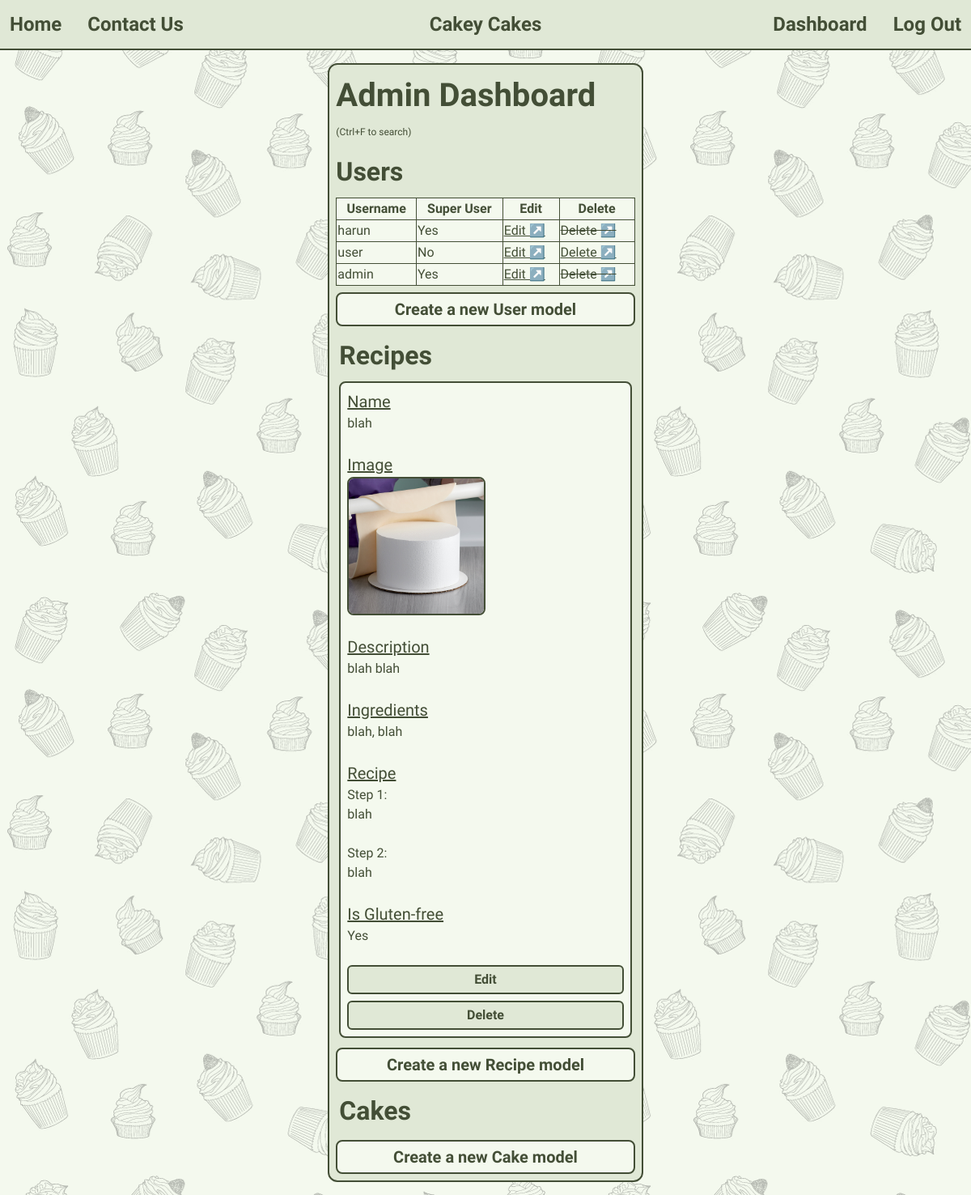
Screenshot of /dashboard (signed in) with the database file from the repository.
### mainapp/models.py (models this page shows, shortened)
class User(AbstractUser):
    cakes = MultiSelectField(
        choices=[(cake.id, cake.name) for cake in Cake.objects.all()],
        null=True,
    )
    recipes = MultiSelectField(
        choices=[(recipe.id, recipe.name) for recipe in Recipe.objects.all()],
        null=True,
    )
    pass

class Recipe(models.Model):
    name = models.CharField(max_length=225)
    description = models.TextField()
    ingredients = models.TextField()
    recipe = models.TextField()
    gluten_free = models.BooleanField()
    image_link = models.CharField(max_length=225, default='images/placeholder_cake.jpg')

### mainapp/views.py (the view)
# urls.py: path('dashboard', views.dashboard, name='dashboard'),
def dashboard(request):
    if not request.user.is_authenticated:
        messages.error(request, 'There was an error viewing your account! (You are not logged in)')
        return redirect('homepage')
    context = {}
    if request.user.is_superuser:
        context['users'] = User.objects.all()
        context['recipes'] = Recipe.objects.all()
        context['cakes'] = Cake.objects.all()
        context['username'] = request.user.username
        return render(request, 'admin_dashboard.html', context)
    else:
        return render(request, 'regular_dashboard.html', context)

### mainapp/templates/admin_dashboard.html (shortened to what this page needs)
{% extends 'base.html' %}
{% load static %}
{% block content %}
<main class="relative flex flex-col md:left-0 w-full items-center justify-center p-4">
    <div class="flex flex-col w-11/12 md:w-1/2 lg:w-1/3 bg-background border-2 border-foreground p-2 text-foreground rounded-xl space-y-2">
        <h1><b>Admin Dashboard</b></h1>
        <p class="hidden md:block"><sup>(Ctrl+F to search)</sup></p>
        <h3><b>Users</b></h3>
        <table class="table-fixed text-start rounded-lg md:p-2 bg-imagebg">
            <tr class="border-[1px] border-foreground">
                <th class="border-[1px] border-foreground">Username</th>
                <th class="border-[1px] border-foreground">Super User</th>
                <th class="border-[1px] border-foreground">Edit</th>
                <th class="border-[1px] border-foreground">Delete</th>
            </tr>
            {% for user in users %}
            <tr class="border-[1px] border-foreground">
                <td class="border-[1px] border-foreground">{{ user.username }}</td>
                <td class="border-[1px] border-foreground">{% if user.is_superuser %} Yes {% else %} No {% endif %}</td>
                <td class="border-[1px] border-foreground"><a class="hover:text-hover underline" href="{% url 'edit-model' 'User' user.id %}">Edit ↗️</a></td>
                {% if username == user.username %}
                <td class="border-[1px] border-foreground"><del>Delete ↗️</del></td>
                {% elif user.is_superuser %}
                <td class="border-[1px] border-foreground"><del>Delete ↗️</del></td>
                {% else %}
                <td class="border-[1px] border-foreground"><a class="hover:text-hover underline" href="{% url 'delete-model' 'User' user.id %}">Delete ↗️</a></td>
                {% endif %}
            </tr>
            {% endfor %}
        </table>
        <a class="text-center hover:text-hover underline p-1 bg-imagebg rounded-lg border-2 border-foreground" href="{% url 'create-model' 'User' %}"><button type="button"><h6><b>Create a new User model</b></h6></button></a>
        <div class="p-1 rounded-lg w-full space-y-2">
            <h3><b>Recipes</b></h3>
            {% for recipe in recipes %}
            <div class="rounded-lg border-2 border-foreground p-2 bg-imagebg">
                <h6 class="underline">Name</h6>
                <p>{{ recipe.name }}</p><br>
                <h6 class="underline">Image</h6>
                <img class="rounded-lg border-2 border-foreground w-[100%] lg:w-[50%]" src="{% static recipe.image_link %}"><br>
                <h6 class="underline">Description</h6>
                <p>{{ recipe.description|linebreaksbr }}</p><br>
                <h6 class="underline">Ingredients</h6>
                <p>{{ recipe.ingredients|linebreaksbr }}</p><br>
                <h6 class="underline">Recipe</h6>
                <p>{{ recipe.recipe|linebreaksbr }}</p><br>
                <h6 class="underline">Is Gluten-free</h6>
                <p>{% if recipe.gluten_free %} Yes {% else %} No {% endif %}</p><br>
                <a class="w-full" href="{% url 'edit-model' 'Recipe' recipe.id %}"><button class="w-full hover:text-hover text-center p-1 bg-background rounded-md border-2 border-foreground" type="button"><b>Edit</b></button></a>
                <a class="w-full" href="{% url 'delete-model' 'Recipe' recipe.id %}"><button class="mt-2 w-full hover:text-hover text-center p-1 bg-background rounded-md border-2 border-foreground" type="button"><b>Delete</b></button></a>
            </div>
            {% endfor %}
        </div>
        <a class="text-center hover:text-hover underline p-1 bg-imagebg rounded-lg border-2 border-foreground" href="{% url 'create-model' 'Recipe' %}"><button type="button"><h6><b>Create a new Recipe model</b></h6></button></a>
        <div class="p-1 rounded-lg w-full space-y-2">
            <h3><b>Cakes</b></h3>
        </div>
        <a class="text-center hover:text-hover underline p-1 bg-imagebg rounded-lg border-2 border-foreground" href="{% url 'create-model' 'Cake' %}"><button type="button"><h6><b>Create a new Cake model</b></h6></button></a>
    </div>
</main>
{% endblock %}

### linux_theme/templates/base.html (shortened to what this page needs)
{% load static tailwind_tags %}
{% load static %}
<!doctype html>
<html lang="en">
    <head>
        {% tailwind_css %}
        <link rel="stylesheet" href="{% static 'css/styles.css' %}" />
    </head>
    <body>
        <nav class="sticky top-0 bg-background text-foreground w-full z-10">
            <div class="flex flex-col md:flex-row border-b-2 border-foreground p-3 md:h-[6vh] justify-between content-center">
                <div class="md:flex-1 text-start md:text-center flex flex-row justify-between md:justify-center md:space-x-8 md:items-center">
                    <h5><a class="hover:text-hover" href="{% url 'homepage' %}#">Cakey Cakes</a></h5>
                </div>
                <div id="navstart" class="hidden md:flex md:flex-1 flex-col md:flex-row text-start justify-start md:space-x-8 md:items-center md:order-first">
                    <h5><a class="hover:text-hover" href="{% url 'homepage' %}">Home</a></h5>
                    <h5><a class="hover:text-hover" href="#">Contact Us</a></h5>
                </div>
                <div id="navend" class="hidden md:flex md:flex-1 flex-col md:flex-row text-start md:text-end md:justify-end md:space-x-8 md:items-center md:order-last">
                    {% if request.user.is_authenticated %}
                    <h5><a class="hover:text-hover" href="{% url 'dashboard' %}">Dashboard</a></h5>
                    <h5><a class="hover:text-hover" href="{% url 'log-out' %}">Log Out</a></h5>
                    {% else %}
                    <h5><a class="hover:text-hover" href="{% url 'log-in' %}">Log In</a></h5>
                    <h5><a class="hover:text-hover" href="{% url 'sign-up' %}">Sign Up</a></h5>
                    {% endif %}
                </div>
            </div>
        </nav>
        {% block content %}
        {% endblock %}
    </body>
</html>

### linux_theme/static/css/styles.css (style rules this page uses)
h1 { font-size: 250%; font-weight: 700; }
h3 { font-size: 200%; font-weight: 700; }
h5 { font-size: 150%; font-weight: 600; }
h6 { font-size: 125%; font-weight: 500; }
img { object-fit: cover; overflow: hidden; }

### rows the page displays
User: username "harun", is_superuser "Yes", shows "Delete ↗️"
User: username "user", is_superuser "No"
User: username "admin", is_superuser "Yes"
Recipe: name "blah", image_link (placeholder picture), description "blah blah", ingredients "blah, blah", recipe "Step 1: blah Step 2: blah", gluten_free "Yes"
